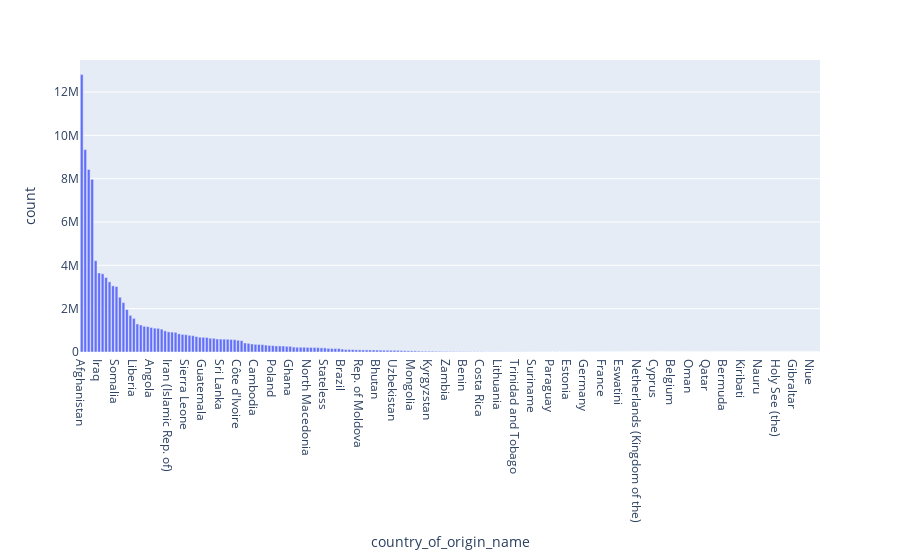

This figure's notebook cell:
### Code cell
fig = px.bar(as_by_country, x='country_of_origin_name', y='count')

fig.show()

### Figure 1 — Plotly figure (JSON) as saved in the notebook; plotly's stock layout.template omitted (floating-point values rounded to 4 significant figures; data arrays with more than 128 entries replaced by an {"elided": "..."} marker saying what was removed)
{"data": [{"hovertemplate": "country_of_origin_name=%{x}<br>count=%{y}<extra></extra>", "legendgroup": "", "marker": {"color": "#636efa", "pattern": {"shape": ""}}, "name": "", "orientation": "v", "showlegend": false, "textposition": "auto", "type": "bar", "x": {"elided": "213 str values"}, "xaxis": "x", "y": {"elided": "213 int values"}, "yaxis": "y"}], "layout": {"barmode": "relative", "legend": {"tracegroupgap": 0}, "margin": {"t": 60}, "xaxis": {"anchor": "y", "domain": [0, 1], "title": {"text": "country_of_origin_name"}}, "yaxis": {"anchor": "x", "domain": [0, 1], "title": {"text": "count"}}}}
